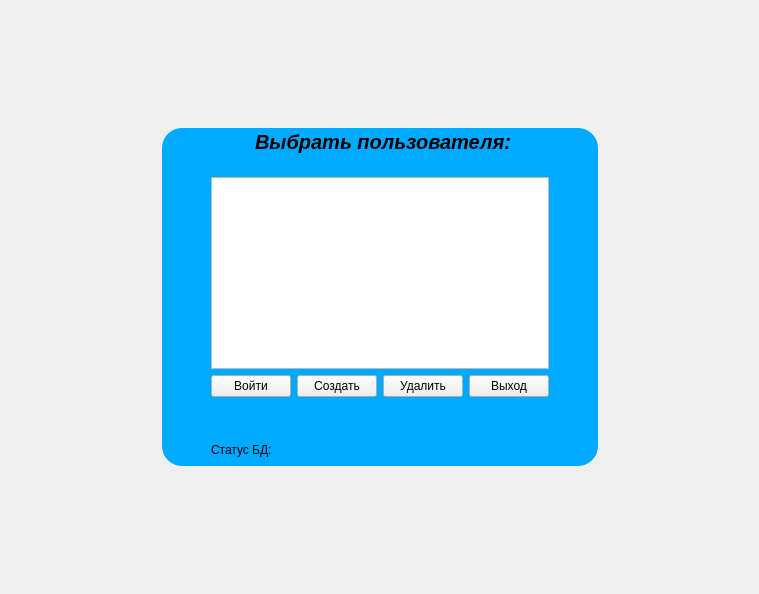
<?xml version="1.0" encoding="UTF-8"?>
<ui version="4.0">
 <class>AuthorizeUsersUI</class>
 <widget class="QWidget" name="AuthorizeUsersUI">
  <property name="geometry">
   <rect>
    <x>0</x>
    <y>0</y>
    <width>759</width>
    <height>594</height>
   </rect>
  </property>
  <property name="sizePolicy">
   <sizepolicy hsizetype="Preferred" vsizetype="Expanding">
    <horstretch>0</horstretch>
    <verstretch>0</verstretch>
   </sizepolicy>
  </property>
  <property name="windowTitle">
   <string>Пользователи</string>
  </property>
  <property name="styleSheet">
   <string notr="true"/>
  </property>
  <layout class="QGridLayout" name="gridLayout_2">
   <item row="0" column="1">
    <spacer name="verticalSpacer_3">
     <property name="orientation">
      <enum>Qt::Vertical</enum>
     </property>
     <property name="sizeHint" stdset="0">
      <size>
       <width>20</width>
       <height>40</height>
      </size>
     </property>
    </spacer>
   </item>
   <item row="1" column="0">
    <spacer name="horizontalSpacer_3">
     <property name="orientation">
      <enum>Qt::Horizontal</enum>
     </property>
     <property name="sizeHint" stdset="0">
      <size>
       <width>40</width>
       <height>20</height>
      </size>
     </property>
    </spacer>
   </item>
   <item row="1" column="2">
    <spacer name="horizontalSpacer_4">
     <property name="orientation">
      <enum>Qt::Horizontal</enum>
     </property>
     <property name="sizeHint" stdset="0">
      <size>
       <width>40</width>
       <height>20</height>
      </size>
     </property>
    </spacer>
   </item>
   <item row="2" column="1">
    <spacer name="verticalSpacer_4">
     <property name="orientation">
      <enum>Qt::Vertical</enum>
     </property>
     <property name="sizeHint" stdset="0">
      <size>
       <width>20</width>
       <height>40</height>
      </size>
     </property>
    </spacer>
   </item>
   <item row="1" column="1">
    <widget class="QGroupBox" name="m_groupBox">
     <property name="sizePolicy">
      <sizepolicy hsizetype="Preferred" vsizetype="Expanding">
       <horstretch>0</horstretch>
       <verstretch>0</verstretch>
      </sizepolicy>
     </property>
     <property name="font">
      <font>
       <pointsize>15</pointsize>
       <weight>75</weight>
       <italic>true</italic>
       <bold>true</bold>
      </font>
     </property>
     <property name="styleSheet">
      <string notr="true">QGroupBox
 {
    border-radius: 20px;
    /*color: lightGray;*/
	background-color: rgb(0, 170, 255);
}
</string>
     </property>
     <property name="title">
      <string>Выбрать пользователя:</string>
     </property>
     <property name="alignment">
      <set>Qt::AlignCenter</set>
     </property>
     <layout class="QGridLayout" name="gridLayout">
      <item row="1" column="1">
       <layout class="QVBoxLayout" name="verticalLayout">
        <item>
         <widget class="QListView" name="m_autorize_lv"/>
        </item>
        <item>
         <layout class="QHBoxLayout" name="horizontalLayout">
          <item>
           <widget class="QPushButton" name="m_enterUser_pb">
            <property name="text">
             <string>Войти</string>
            </property>
           </widget>
          </item>
          <item>
           <widget class="QPushButton" name="m_createUser_pb">
            <property name="text">
             <string>Создать</string>
            </property>
           </widget>
          </item>
          <item>
           <widget class="QPushButton" name="m_deleteUser_pb">
            <property name="text">
             <string>Удалить</string>
            </property>
           </widget>
          </item>
          <item>
           <widget class="QPushButton" name="m_quit_pb">
            <property name="text">
             <string>Выход</string>
            </property>
           </widget>
          </item>
         </layout>
        </item>
       </layout>
      </item>
      <item row="1" column="0">
       <spacer name="horizontalSpacer">
        <property name="orientation">
         <enum>Qt::Horizontal</enum>
        </property>
        <property name="sizeHint" stdset="0">
         <size>
          <width>40</width>
          <height>20</height>
         </size>
        </property>
       </spacer>
      </item>
      <item row="0" column="1">
       <spacer name="verticalSpacer">
        <property name="orientation">
         <enum>Qt::Vertical</enum>
        </property>
        <property name="sizeHint" stdset="0">
         <size>
          <width>20</width>
          <height>40</height>
         </size>
        </property>
       </spacer>
      </item>
      <item row="2" column="1">
       <spacer name="verticalSpacer_2">
        <property name="orientation">
         <enum>Qt::Vertical</enum>
        </property>
        <property name="sizeHint" stdset="0">
         <size>
          <width>20</width>
          <height>40</height>
         </size>
        </property>
       </spacer>
      </item>
      <item row="1" column="2">
       <spacer name="horizontalSpacer_2">
        <property name="orientation">
         <enum>Qt::Horizontal</enum>
        </property>
        <property name="sizeHint" stdset="0">
         <size>
          <width>40</width>
          <height>20</height>
         </size>
        </property>
       </spacer>
      </item>
      <item row="3" column="1">
       <widget class="QLabel" name="m_statusDB_l">
        <property name="text">
         <string>Статус БД:</string>
        </property>
       </widget>
      </item>
     </layout>
    </widget>
   </item>
  </layout>
 </widget>
 <resources/>
 <connections/>
</ui>
